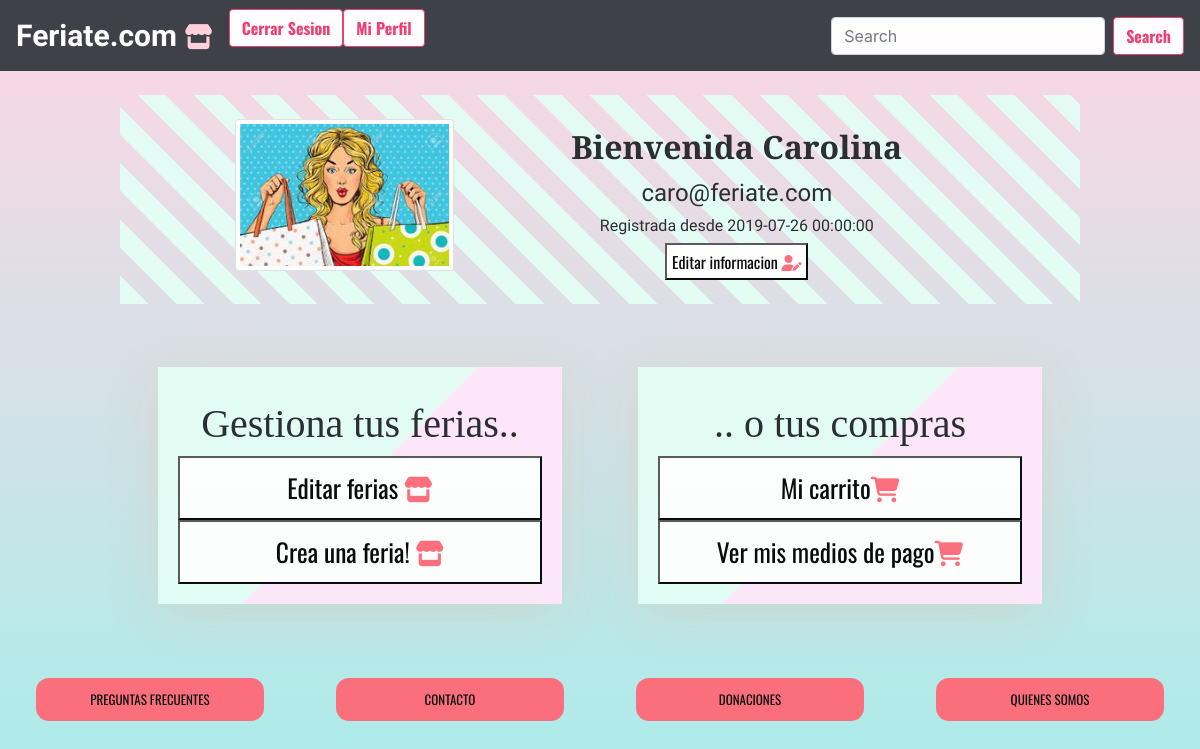
The app's page /perfil.php (signed in) with its own data.
### tables this page shows
CREATE TABLE `usuarios` (
    `us_id` int(11) NOT NULL AUTO_INCREMENT,
    `us_nombre` varchar(45) NOT NULL,
    `us_apellido` varchar(45) NOT NULL,
    `us_email` varchar(45) NOT NULL,
    `us_pass` varchar(100) NOT NULL,
    `us_tel` int(11) DEFAULT NULL,
    `us_direccion` varchar(100) DEFAULT NULL,
    `us_localidad` varchar(45) DEFAULT NULL,
    `us_pais` int(11) DEFAULT NULL,
    `us_fecha_reg` datetime DEFAULT NULL,
    `us_intentos_log` int(11) DEFAULT NULL,
    `us_activo` tinyint(4) DEFAULT NULL,
    `us_notificaciones` tinyint(4) DEFAULT NULL,
    PRIMARY KEY (`us_id`)
  );

### resources/funciones_usuarios.php (called while the page is built, shortened)
<?php
require_once("pdo.php");
  function traerUsuarioPorEmail($email) {
    global $db;
    $query = $db->prepare("SELECT * FROM usuarios
                            left JOIN imagenes ON imagenes.img_us_id = us_id
                            WHERE us_email = :email");
    $query ->bindParam(':email', $email, PDO::PARAM_STR);
    $query->execute();
    $usuario = $query->fetch(PDO::FETCH_ASSOC);
if($usuario) return $usuario;
return null;
}
  function estaLogueado() {
    if (isset($_SESSION["usuarioLogueado"])) {
      return true;
    }
    else {
      return false;
    }
  }
  function traerUsuarioLogueado() {
    if (estaLogueado()) {
      return traerUsuarioPorEmail($_SESSION["usuarioLogueado"]);
    }
    return null;
  }
?>

### resources/funciones_carrito.php (called while the page is built)
<?php
function traerCarrito($user_id){
return 11223;
}
 ?>

### perfil.php (the view, shortened to what this page needs)
<?php
require_once("./resources/funciones_usuarios.php");
require_once("./resources/funciones_carrito.php");
$usuarioLogueado = traerUsuarioLogueado();
?>
<html lang="en">
  <head>
    <link rel="stylesheet" href="https://stackpath.bootstrapcdn.com/bootstrap/4.3.1/css/bootstrap.min.css">
    <link rel="stylesheet" href="css/main.css">
    <link rel="stylesheet" href="css/perfil.css">
  </head>
  <body>
  <header>
    <?php include("header.php") ?>
  </header>
  <main>
    <div class="info">
          <div class="img">
            <?php if ($usuarioLogueado["img_nombre"] == null) : ?>
            <img src=".\img_user\usuaria.jpg" alt="" class="img-thumbnail">
            <?php endif; ?>
   </div>
    <div class="datos">
        <h1><?php if ($usuarioLogueado != null) : ?>
          <h2 class="title">Bienvenida <?=$usuarioLogueado["us_nombre"]?></h2>
            <?php else: ?>
            <?php header("location: login.php") ?>
            <?php endif; ?></h1>
            <?php if ($usuarioLogueado != null) : ?>
              <h4><?=$usuarioLogueado["us_email"]?></h4>
            <?php endif; ?>
            <h6>Registrada desde <?=$usuarioLogueado["us_fecha_reg"]?></h4></h6>
        <button type="button" name="button">Editar informacion  <i class="fas fa-user-edit"></i></button>
     </div>
    </div>
   <div class="secciones">
     <div class="comprar">
        <h1>Gestiona tus ferias..</h1>
        <a href="mis_ferias.php?id=<?php echo traerUsuarioLogueado()["us_id"] ?>"><button type="button" name="button">Editar ferias <i class="fas fa-store"></i></button></a>
        <a href="crear_feria.php">  <button type="button" name="button">Crea una feria! <i class="fas fa-store"></i></button></a>
     </div>
     <div class="comprar">
        <h1>.. o tus compras</h1>
        <a href="carrito.php?id=<?php  echo traerCarrito( traerUsuarioLogueado()["us_id"] ) ?>"><button type="button" name="button">Mi carrito<i class="fas fa-shopping-cart"></i></button></a>
        <a href="http://www.mercadopago.com.ar" target="_blank"><button type="button" name="button">Ver mis medios de pago<i class="fas fa-shopping-cart"></i></button></a>
     </div>
    </div>
  </main>
  <footer>
  <?php include("footer.php") ?>
  </footer>
  </body>
</html>

### css/main.css (style rules this page uses)
body { background-image: linear-gradient(-225deg, #E3FDF5 0%, #FFE6FA 100%); background-image: linear-gradient(to top, #a8edea 0%, #fed6e3 100%); background-attachment: fixed; background-repeat: no-repeat; opacity: .95; }

### css/perfil.css (style rules this page uses)
* { box-sizing: border-box; }
div.img img { width: 80%; }
div.img { width: 30%; }
div.datos { text-align: center; font-family: 'Inconsolata', sans-serif; font-weight: bold; width: 50%; }
h2 { margin-top: -3%; font-weight: bold; font-family: "Playfair display",sans-serif; padding: 1%; }
i { color:#FF6978; }
div.comprar { width: 100%; display: flex; flex-direction: column; margin:4%; justify-content: space-around; box-shadow: 0 9px 50px hsla(20, 67%, 75%, 0.31); padding: 2%; background-image: linear-gradient(-225deg, #E3FDF5 50%, #FFE6FA 50%); }
h1 { font-family: "Playfair Display"; text-align: center; margin-top: 4%; }
button { background-color: white; font-family: "Oswald", monospace; padding: 1%; }
div.info { display: flex; justify-content: center; flex-direction: row; width: 80%; margin: 2% auto; background: repeating-linear-gradient( 45deg, rgba(0, 0, 0, 0) 20px, rgba(0, 0, 0, 0) 40px, #E3FDF5 40px, #E3FDF5 60px ); padding: 2%; }
div.secciones button { width: 100%; padding: 3%; font-size: 159%; background-color: white; font-family: "Oswald", monospace; margin: 0 auto; display: block; }
div.secciones { display: flex; justify-content: space-around; width: 80%; margin: 0 auto; }
div.secciones a { text-decoration: none; }

### records on screen
usuarios: us_nombre "Carolina", us_email "caro@feriate.com", us_fecha_reg "2019-07-26 00:00:00"
